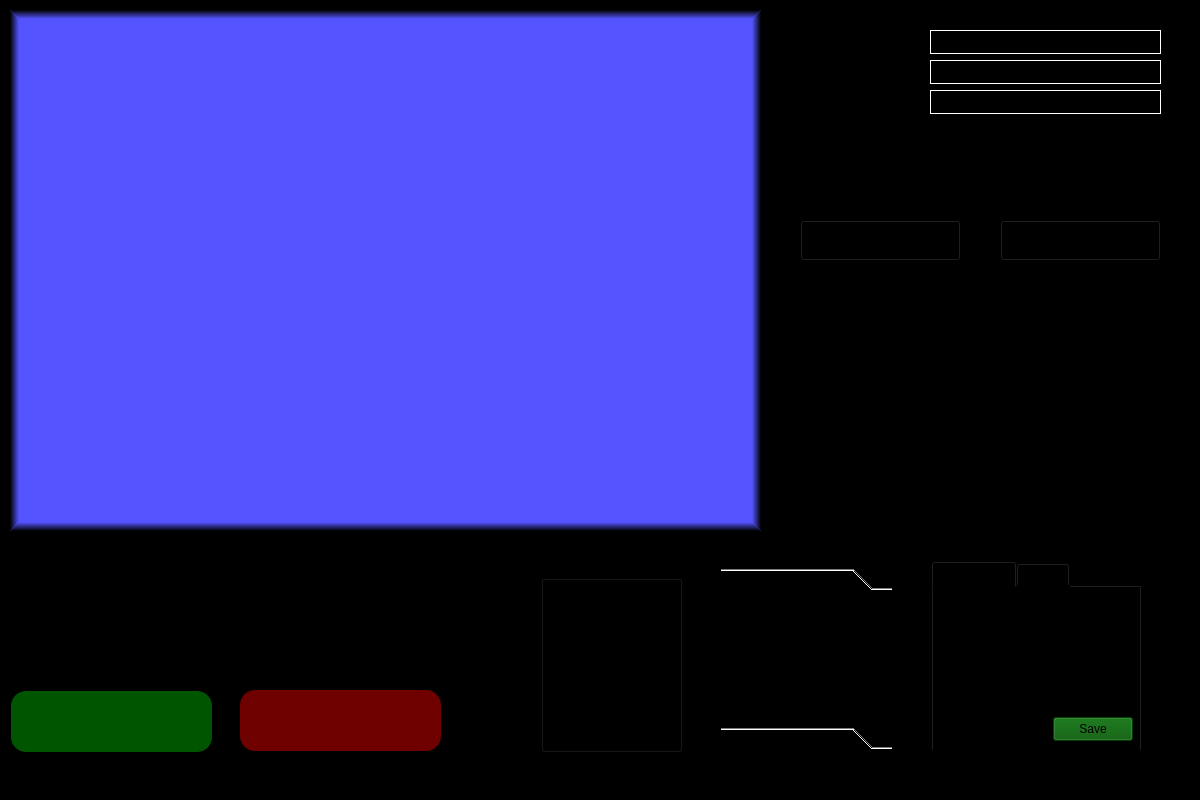
<?xml version="1.0" encoding="UTF-8"?>
<ui version="4.0">
 <class>HomeMenu</class>
 <widget class="QMainWindow" name="HomeMenu">
  <property name="geometry">
   <rect>
    <x>0</x>
    <y>0</y>
    <width>1200</width>
    <height>800</height>
   </rect>
  </property>
  <property name="sizePolicy">
   <sizepolicy hsizetype="Fixed" vsizetype="Fixed">
    <horstretch>0</horstretch>
    <verstretch>0</verstretch>
   </sizepolicy>
  </property>
  <property name="minimumSize">
   <size>
    <width>1200</width>
    <height>800</height>
   </size>
  </property>
  <property name="maximumSize">
   <size>
    <width>1200</width>
    <height>800</height>
   </size>
  </property>
  <property name="contextMenuPolicy">
   <enum>Qt::ContextMenuPolicy::PreventContextMenu</enum>
  </property>
  <property name="windowTitle">
   <string>Drive Data Dynamics - Client</string>
  </property>
  <property name="styleSheet">
   <string notr="true">background-color: rgb(0, 0, 0);</string>
  </property>
  <widget class="QWidget" name="centralwidget">
   <widget class="QLabel" name="carImage">
    <property name="geometry">
     <rect>
      <x>11</x>
      <y>541</y>
      <width>231</width>
      <height>130</height>
     </rect>
    </property>
    <property name="styleSheet">
     <string notr="true">background-color: rgba(255, 255, 255, 0);</string>
    </property>
    <property name="text">
     <string/>
    </property>
    <property name="pixmap">
     <pixmap resource="images.qrc">:/Images/carDesign1.png</pixmap>
    </property>
    <property name="scaledContents">
     <bool>true</bool>
    </property>
    <property name="wordWrap">
     <bool>false</bool>
    </property>
   </widget>
   <widget class="QFrame" name="databaseFrame">
    <property name="geometry">
     <rect>
      <x>10</x>
      <y>10</y>
      <width>751</width>
      <height>521</height>
     </rect>
    </property>
    <property name="mouseTracking">
     <bool>false</bool>
    </property>
    <property name="styleSheet">
     <string notr="true">background-color: rgb(85, 85, 255);

border: 10px solid;

border-top-color: qlineargradient(spread:pad, x1:0.5, y1:1, x2:0.5, y2:0, stop:0.106145 rgba(85, 85, 255, 255), stop:1 rgba(0, 0, 0, 255));
border-bottom-color: qlineargradient(spread:pad, x1:0.5, y1:1, x2:0.5, y2:0, stop:0 rgba(0, 0, 0, 255), stop:0.893855 rgba(85, 85, 255, 255));
border-right-color: qlineargradient(spread:pad, x1:1, y1:0.5, x2:0, y2:0.5, stop:0 rgba(0, 0, 0, 255), stop:0.893855 rgba(85, 85, 255, 255));
border-left-color: qlineargradient(spread:pad, x1:1, y1:0.5, x2:0, y2:0.5, stop:0.106145 rgba(85, 85, 255, 255), stop:1 rgba(0, 0, 0, 255));</string>
    </property>
    <property name="frameShape">
     <enum>QFrame::Shape::NoFrame</enum>
    </property>
    <property name="frameShadow">
     <enum>QFrame::Shadow::Plain</enum>
    </property>
    <property name="lineWidth">
     <number>10</number>
    </property>
   </widget>
   <widget class="QGroupBox" name="statusBox">
    <property name="geometry">
     <rect>
      <x>541</x>
      <y>561</y>
      <width>141</width>
      <height>191</height>
     </rect>
    </property>
    <property name="styleSheet">
     <string notr="true"/>
    </property>
    <property name="title">
     <string>Status</string>
    </property>
    <widget class="QLabel" name="extra3StatusLight">
     <property name="geometry">
      <rect>
       <x>15</x>
       <y>165</y>
       <width>15</width>
       <height>15</height>
      </rect>
     </property>
     <property name="text">
      <string/>
     </property>
     <property name="pixmap">
      <pixmap resource="images.qrc">:/Images/off.png</pixmap>
     </property>
     <property name="scaledContents">
      <bool>true</bool>
     </property>
    </widget>
    <widget class="QLabel" name="extra2StatusLight">
     <property name="geometry">
      <rect>
       <x>15</x>
       <y>130</y>
       <width>15</width>
       <height>15</height>
      </rect>
     </property>
     <property name="text">
      <string/>
     </property>
     <property name="pixmap">
      <pixmap resource="images.qrc">:/Images/off.png</pixmap>
     </property>
     <property name="scaledContents">
      <bool>true</bool>
     </property>
    </widget>
    <widget class="QLabel" name="connectionStatusLight">
     <property name="geometry">
      <rect>
       <x>15</x>
       <y>25</y>
       <width>15</width>
       <height>15</height>
      </rect>
     </property>
     <property name="text">
      <string/>
     </property>
     <property name="pixmap">
      <pixmap resource="images.qrc">:/Images/off.png</pixmap>
     </property>
     <property name="scaledContents">
      <bool>true</bool>
     </property>
    </widget>
    <widget class="QLabel" name="otherStatusLight">
     <property name="geometry">
      <rect>
       <x>15</x>
       <y>60</y>
       <width>15</width>
       <height>15</height>
      </rect>
     </property>
     <property name="text">
      <string/>
     </property>
     <property name="pixmap">
      <pixmap resource="images.qrc">:/Images/off.png</pixmap>
     </property>
     <property name="scaledContents">
      <bool>true</bool>
     </property>
    </widget>
    <widget class="QLabel" name="extra1StatusLight">
     <property name="geometry">
      <rect>
       <x>15</x>
       <y>95</y>
       <width>15</width>
       <height>15</height>
      </rect>
     </property>
     <property name="text">
      <string/>
     </property>
     <property name="pixmap">
      <pixmap resource="images.qrc">:/Images/off.png</pixmap>
     </property>
     <property name="scaledContents">
      <bool>true</bool>
     </property>
    </widget>
    <widget class="QLabel" name="connectionText">
     <property name="geometry">
      <rect>
       <x>50</x>
       <y>25</y>
       <width>70</width>
       <height>15</height>
      </rect>
     </property>
     <property name="text">
      <string>Connection</string>
     </property>
    </widget>
    <widget class="QLabel" name="otherText">
     <property name="geometry">
      <rect>
       <x>50</x>
       <y>60</y>
       <width>70</width>
       <height>15</height>
      </rect>
     </property>
     <property name="text">
      <string>Other</string>
     </property>
    </widget>
    <widget class="QLabel" name="extra1Text">
     <property name="geometry">
      <rect>
       <x>50</x>
       <y>95</y>
       <width>70</width>
       <height>15</height>
      </rect>
     </property>
     <property name="text">
      <string>Extra 1</string>
     </property>
    </widget>
    <widget class="QLabel" name="extra2Text">
     <property name="geometry">
      <rect>
       <x>50</x>
       <y>130</y>
       <width>70</width>
       <height>15</height>
      </rect>
     </property>
     <property name="text">
      <string>Extra 2</string>
     </property>
    </widget>
    <widget class="QLabel" name="extra3Text">
     <property name="geometry">
      <rect>
       <x>50</x>
       <y>165</y>
       <width>70</width>
       <height>15</height>
      </rect>
     </property>
     <property name="text">
      <string>Extra 3</string>
     </property>
    </widget>
   </widget>
   <widget class="QTabWidget" name="settingsTabs">
    <property name="geometry">
     <rect>
      <x>931</x>
      <y>561</y>
      <width>211</width>
      <height>191</height>
     </rect>
    </property>
    <property name="currentIndex">
     <number>0</number>
    </property>
    <widget class="QWidget" name="connectionTabs">
     <attribute name="title">
      <string>Connection</string>
     </attribute>
     <widget class="QLabel" name="portInputLabel">
      <property name="geometry">
       <rect>
        <x>10</x>
        <y>40</y>
        <width>71</width>
        <height>20</height>
       </rect>
      </property>
      <property name="font">
       <font>
        <pointsize>12</pointsize>
       </font>
      </property>
      <property name="text">
       <string>Port:</string>
      </property>
     </widget>
     <widget class="QSpinBox" name="portInputBox">
      <property name="geometry">
       <rect>
        <x>90</x>
        <y>40</y>
        <width>101</width>
        <height>20</height>
       </rect>
      </property>
      <property name="font">
       <font>
        <pointsize>12</pointsize>
       </font>
      </property>
      <property name="layoutDirection">
       <enum>Qt::LayoutDirection::LeftToRight</enum>
      </property>
      <property name="buttonSymbols">
       <enum>QAbstractSpinBox::ButtonSymbols::NoButtons</enum>
      </property>
      <property name="maximum">
       <number>65535</number>
      </property>
      <property name="stepType">
       <enum>QAbstractSpinBox::StepType::DefaultStepType</enum>
      </property>
     </widget>
     <widget class="QLabel" name="hostInputLabel">
      <property name="geometry">
       <rect>
        <x>10</x>
        <y>10</y>
        <width>71</width>
        <height>20</height>
       </rect>
      </property>
      <property name="font">
       <font>
        <pointsize>12</pointsize>
       </font>
      </property>
      <property name="frameShadow">
       <enum>QFrame::Shadow::Plain</enum>
      </property>
      <property name="text">
       <string>IP:</string>
      </property>
     </widget>
     <widget class="QLineEdit" name="hostInputBox">
      <property name="geometry">
       <rect>
        <x>90</x>
        <y>10</y>
        <width>101</width>
        <height>20</height>
       </rect>
      </property>
      <property name="font">
       <font>
        <pointsize>12</pointsize>
       </font>
      </property>
      <property name="maxLength">
       <number>15</number>
      </property>
      <property name="readOnly">
       <bool>false</bool>
      </property>
     </widget>
     <widget class="QPushButton" name="connectionSaveButton">
      <property name="geometry">
       <rect>
        <x>120</x>
        <y>130</y>
        <width>80</width>
        <height>24</height>
       </rect>
      </property>
      <property name="styleSheet">
       <string notr="true">background-color: rgb(0, 85, 0);</string>
      </property>
      <property name="text">
       <string>Save</string>
      </property>
     </widget>
     <widget class="QLineEdit" name="clientInputBox">
      <property name="geometry">
       <rect>
        <x>90</x>
        <y>70</y>
        <width>101</width>
        <height>20</height>
       </rect>
      </property>
      <property name="font">
       <font>
        <pointsize>12</pointsize>
       </font>
      </property>
      <property name="maxLength">
       <number>15</number>
      </property>
      <property name="readOnly">
       <bool>false</bool>
      </property>
     </widget>
     <widget class="QLabel" name="clientInputLabel">
      <property name="geometry">
       <rect>
        <x>10</x>
        <y>70</y>
        <width>71</width>
        <height>20</height>
       </rect>
      </property>
      <property name="font">
       <font>
        <pointsize>12</pointsize>
       </font>
      </property>
      <property name="frameShadow">
       <enum>QFrame::Shadow::Plain</enum>
      </property>
      <property name="text">
       <string>Name:</string>
      </property>
     </widget>
    </widget>
    <widget class="QWidget" name="tab_2">
     <attribute name="title">
      <string>Other</string>
     </attribute>
    </widget>
   </widget>
   <widget class="QPushButton" name="startButton">
    <property name="enabled">
     <bool>true</bool>
    </property>
    <property name="geometry">
     <rect>
      <x>11</x>
      <y>691</y>
      <width>201</width>
      <height>61</height>
     </rect>
    </property>
    <property name="cursor">
     <cursorShape>PointingHandCursor</cursorShape>
    </property>
    <property name="styleSheet">
     <string notr="true">QWidget {
	border-radius: 15px;
}

QWidget:enabled {
	background-color: rgb(0, 85, 0);
}

QWidget:disabled {
	background-color: rgba(0, 50, 0, 200);
}</string>
    </property>
    <property name="text">
     <string/>
    </property>
    <property name="icon">
     <iconset theme="QIcon::ThemeIcon::NetworkWireless"/>
    </property>
    <property name="iconSize">
     <size>
      <width>25</width>
      <height>25</height>
     </size>
    </property>
    <property name="shortcut">
     <string>Ctrl+Z</string>
    </property>
    <property name="checkable">
     <bool>false</bool>
    </property>
   </widget>
   <widget class="QLabel" name="carImage2">
    <property name="geometry">
     <rect>
      <x>271</x>
      <y>541</y>
      <width>173</width>
      <height>130</height>
     </rect>
    </property>
    <property name="styleSheet">
     <string notr="true">background-color: rgba(255, 255, 255, 0);</string>
    </property>
    <property name="text">
     <string/>
    </property>
    <property name="pixmap">
     <pixmap resource="images.qrc">:/Images/carDesign2.png</pixmap>
    </property>
    <property name="scaledContents">
     <bool>true</bool>
    </property>
    <property name="wordWrap">
     <bool>false</bool>
    </property>
   </widget>
   <widget class="QPushButton" name="stopButton">
    <property name="enabled">
     <bool>false</bool>
    </property>
    <property name="geometry">
     <rect>
      <x>240</x>
      <y>690</y>
      <width>201</width>
      <height>61</height>
     </rect>
    </property>
    <property name="cursor">
     <cursorShape>PointingHandCursor</cursorShape>
    </property>
    <property name="styleSheet">
     <string notr="true">
QWidget {
	border-radius: 15px;
}

QWidget:enabled {
	background-color: rgb(170, 0, 0);
}

QWidget:disabled {
	background-color: rgba(140, 0, 0, 200);
}</string>
    </property>
    <property name="text">
     <string/>
    </property>
    <property name="icon">
     <iconset theme="QIcon::ThemeIcon::NetworkOffline"/>
    </property>
    <property name="iconSize">
     <size>
      <width>25</width>
      <height>25</height>
     </size>
    </property>
    <property name="shortcut">
     <string>Ctrl+X</string>
    </property>
    <property name="autoDefault">
     <bool>false</bool>
    </property>
   </widget>
   <widget class="QToolBox" name="toolBox">
    <property name="geometry">
     <rect>
      <x>721</x>
      <y>568</y>
      <width>171</width>
      <height>181</height>
     </rect>
    </property>
    <property name="currentIndex">
     <number>0</number>
    </property>
    <widget class="QWidget" name="page">
     <property name="geometry">
      <rect>
       <x>0</x>
       <y>0</y>
       <width>171</width>
       <height>111</height>
      </rect>
     </property>
     <attribute name="label">
      <string>Page 1</string>
     </attribute>
    </widget>
    <widget class="QWidget" name="page_2">
     <property name="geometry">
      <rect>
       <x>0</x>
       <y>0</y>
       <width>171</width>
       <height>111</height>
      </rect>
     </property>
     <attribute name="label">
      <string>Page 2</string>
     </attribute>
    </widget>
   </widget>
   <widget class="QWidget" name="fileUpload" native="true">
    <property name="geometry">
     <rect>
      <x>780</x>
      <y>10</y>
      <width>401</width>
      <height>261</height>
     </rect>
    </property>
    <widget class="QPushButton" name="fileSelectButton">
     <property name="geometry">
      <rect>
       <x>20</x>
       <y>210</y>
       <width>161</width>
       <height>41</height>
      </rect>
     </property>
     <property name="font">
      <font>
       <pointsize>12</pointsize>
      </font>
     </property>
     <property name="text">
      <string>Select Log File</string>
     </property>
    </widget>
    <widget class="QPushButton" name="fileSendButton">
     <property name="geometry">
      <rect>
       <x>220</x>
       <y>210</y>
       <width>161</width>
       <height>41</height>
      </rect>
     </property>
     <property name="font">
      <font>
       <pointsize>12</pointsize>
      </font>
     </property>
     <property name="text">
      <string>Upload Log File</string>
     </property>
    </widget>
    <widget class="QLabel" name="fileNameLabel">
     <property name="geometry">
      <rect>
       <x>30</x>
       <y>20</y>
       <width>101</width>
       <height>16</height>
      </rect>
     </property>
     <property name="font">
      <font>
       <pointsize>12</pointsize>
      </font>
     </property>
     <property name="text">
      <string>File Name: </string>
     </property>
    </widget>
    <widget class="QLabel" name="eventNameLabel">
     <property name="geometry">
      <rect>
       <x>30</x>
       <y>50</y>
       <width>101</width>
       <height>16</height>
      </rect>
     </property>
     <property name="font">
      <font>
       <pointsize>12</pointsize>
      </font>
     </property>
     <property name="text">
      <string>Event Name: </string>
     </property>
    </widget>
    <widget class="QLabel" name="filePathLabel">
     <property name="geometry">
      <rect>
       <x>30</x>
       <y>80</y>
       <width>101</width>
       <height>16</height>
      </rect>
     </property>
     <property name="font">
      <font>
       <pointsize>12</pointsize>
      </font>
     </property>
     <property name="text">
      <string>File Path:</string>
     </property>
    </widget>
    <widget class="QLabel" name="extraFileLabel_2">
     <property name="geometry">
      <rect>
       <x>30</x>
       <y>110</y>
       <width>101</width>
       <height>16</height>
      </rect>
     </property>
     <property name="font">
      <font>
       <pointsize>12</pointsize>
      </font>
     </property>
     <property name="text">
      <string>Extra: </string>
     </property>
    </widget>
    <widget class="QLabel" name="extraFileLabel_3">
     <property name="geometry">
      <rect>
       <x>30</x>
       <y>140</y>
       <width>101</width>
       <height>16</height>
      </rect>
     </property>
     <property name="font">
      <font>
       <pointsize>12</pointsize>
      </font>
     </property>
     <property name="text">
      <string>Extra: </string>
     </property>
    </widget>
    <widget class="QLabel" name="extraFileLabel_4">
     <property name="geometry">
      <rect>
       <x>30</x>
       <y>170</y>
       <width>101</width>
       <height>16</height>
      </rect>
     </property>
     <property name="font">
      <font>
       <pointsize>12</pointsize>
      </font>
     </property>
     <property name="text">
      <string>Extra: </string>
     </property>
    </widget>
    <widget class="QLineEdit" name="fileNameInputBox">
     <property name="geometry">
      <rect>
       <x>150</x>
       <y>20</y>
       <width>231</width>
       <height>24</height>
      </rect>
     </property>
     <property name="font">
      <font>
       <pointsize>12</pointsize>
      </font>
     </property>
     <property name="styleSheet">
      <string notr="true">border: 1px solid white;</string>
     </property>
     <property name="readOnly">
      <bool>true</bool>
     </property>
    </widget>
    <widget class="QLineEdit" name="eventNameInputBox">
     <property name="geometry">
      <rect>
       <x>150</x>
       <y>50</y>
       <width>231</width>
       <height>24</height>
      </rect>
     </property>
     <property name="font">
      <font>
       <pointsize>12</pointsize>
      </font>
     </property>
     <property name="styleSheet">
      <string notr="true">border: 1px solid white;</string>
     </property>
    </widget>
    <widget class="QLineEdit" name="filePathInputBox">
     <property name="enabled">
      <bool>true</bool>
     </property>
     <property name="geometry">
      <rect>
       <x>150</x>
       <y>80</y>
       <width>231</width>
       <height>24</height>
      </rect>
     </property>
     <property name="font">
      <font>
       <pointsize>12</pointsize>
      </font>
     </property>
     <property name="styleSheet">
      <string notr="true">border: 1px solid white;</string>
     </property>
     <property name="readOnly">
      <bool>true</bool>
     </property>
    </widget>
    <widget class="QLineEdit" name="fileNameInputBox_4">
     <property name="enabled">
      <bool>false</bool>
     </property>
     <property name="geometry">
      <rect>
       <x>150</x>
       <y>110</y>
       <width>231</width>
       <height>24</height>
      </rect>
     </property>
     <property name="font">
      <font>
       <pointsize>12</pointsize>
      </font>
     </property>
    </widget>
    <widget class="QLineEdit" name="fileNameInputBox_5">
     <property name="enabled">
      <bool>false</bool>
     </property>
     <property name="geometry">
      <rect>
       <x>150</x>
       <y>140</y>
       <width>231</width>
       <height>24</height>
      </rect>
     </property>
     <property name="font">
      <font>
       <pointsize>12</pointsize>
      </font>
     </property>
     <property name="styleSheet">
      <string notr="true">border-color: rgb(255, 255, 255);</string>
     </property>
    </widget>
    <widget class="QLineEdit" name="fileNameInputBox_6">
     <property name="enabled">
      <bool>false</bool>
     </property>
     <property name="geometry">
      <rect>
       <x>150</x>
       <y>170</y>
       <width>231</width>
       <height>24</height>
      </rect>
     </property>
     <property name="font">
      <font>
       <pointsize>12</pointsize>
      </font>
     </property>
    </widget>
   </widget>
  </widget>
 </widget>
 <resources>
  <include location="images.qrc"/>
 </resources>
 <connections/>
</ui>
